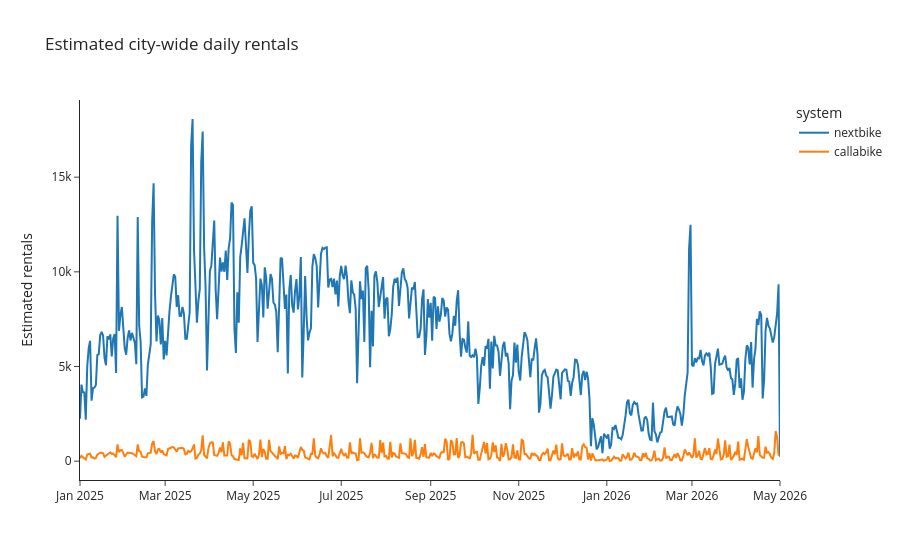

Notebook source saved alongside this figure:
### Code cell
# City-wide daily demand
def city_daily(demand_df, label):
    d = demand_df.groupby('date')['rentals'].sum().reset_index()
    d['date'] = pd.to_datetime(d['date'])
    d['system'] = label
    return d

city = pd.concat([
    city_daily(demand_nb, 'nextbike'),
    city_daily(demand_cb, 'callabike'),
])

fig = px.line(
    city, x='date', y='rentals', color='system',
    title='Estimated city-wide daily rentals',
    labels={'rentals': 'Estimated rentals', 'date': ''},
    template='simple_white'
)
fig.show()

### Figure 1 — Plotly figure (JSON) as saved in the notebook; plotly's stock layout.template omitted (floating-point values rounded to 4 significant figures; data arrays with more than 128 entries replaced by an {"elided": "..."} marker saying what was removed)
{"data": [{"hovertemplate": "system=nextbike<br>=%{x}<br>Estimated rentals=%{y}<extra></extra>", "legendgroup": "nextbike", "line": {"color": "#1F77B4", "dash": "solid"}, "marker": {"symbol": "circle"}, "mode": "lines", "name": "nextbike", "orientation": "v", "showlegend": true, "type": "scatter", "x": {"elided": "486 str values"}, "xaxis": "x", "y": {"elided": "486 float values"}, "yaxis": "y"}, {"hovertemplate": "system=callabike<br>=%{x}<br>Estimated rentals=%{y}<extra></extra>", "legendgroup": "callabike", "line": {"color": "#FF7F0E", "dash": "solid"}, "marker": {"symbol": "circle"}, "mode": "lines", "name": "callabike", "orientation": "v", "showlegend": true, "type": "scatter", "x": {"elided": "485 str values"}, "xaxis": "x", "y": {"elided": "485 float values"}, "yaxis": "y"}], "layout": {"legend": {"title": {"text": "system"}, "tracegroupgap": 0}, "title": {"text": "Estimated city-wide daily rentals"}, "xaxis": {"anchor": "y", "domain": [0, 1], "title": {"text": ""}}, "yaxis": {"anchor": "x", "domain": [0, 1], "title": {"text": "Estimated rentals"}}}}
